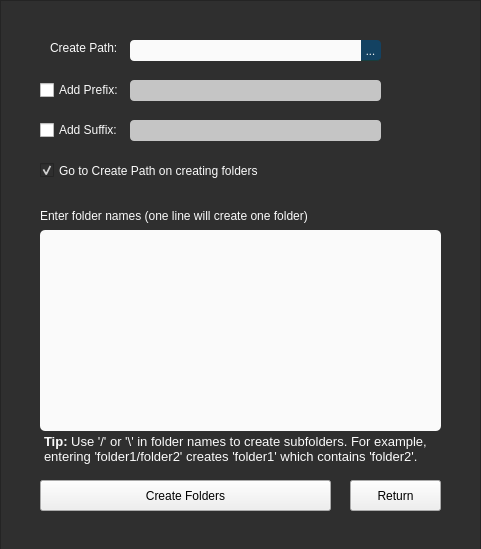
<?xml version="1.0" encoding="UTF-8"?>
<ui version="4.0">
 <class>Create_Folders</class>
 <widget class="QWidget" name="Create_Folders">
  <property name="windowModality">
   <enum>Qt::ApplicationModal</enum>
  </property>
  <property name="geometry">
   <rect>
    <x>0</x>
    <y>0</y>
    <width>481</width>
    <height>549</height>
   </rect>
  </property>
  <property name="maximumSize">
   <size>
    <width>481</width>
    <height>549</height>
   </size>
  </property>
  <property name="windowTitle">
   <string>Create Folders</string>
  </property>
  <property name="styleSheet">
   <string notr="true">QLabel, QCheckBox, QTextEdit {
color: #fafafa;
}

</string>
  </property>
  <widget class="QLineEdit" name="create_path_textbox">
   <property name="geometry">
    <rect>
     <x>130</x>
     <y>40</y>
     <width>231</width>
     <height>21</height>
    </rect>
   </property>
   <property name="styleSheet">
    <string notr="true">background-color: rgb(250, 250, 250);
border-top-left-radius: 4px;
border-bottom-left-radius: 4px;
border: 0;
</string>
   </property>
  </widget>
  <widget class="QLabel" name="create_path_label">
   <property name="geometry">
    <rect>
     <x>50</x>
     <y>40</y>
     <width>111</width>
     <height>16</height>
    </rect>
   </property>
   <property name="text">
    <string>Create Path:</string>
   </property>
  </widget>
  <widget class="QLineEdit" name="add_prefix_textbox">
   <property name="enabled">
    <bool>false</bool>
   </property>
   <property name="geometry">
    <rect>
     <x>130</x>
     <y>80</y>
     <width>251</width>
     <height>21</height>
    </rect>
   </property>
   <property name="styleSheet">
    <string notr="true">QLineEdit:disabled {
	background-color: rgb(197, 197, 197);
}

QLineEdit {
	background-color: rgb(250, 250, 250);
	border-radius: 4px;
	border: 0;
}</string>
   </property>
  </widget>
  <widget class="QLineEdit" name="add_suffix_textbox">
   <property name="enabled">
    <bool>false</bool>
   </property>
   <property name="geometry">
    <rect>
     <x>130</x>
     <y>120</y>
     <width>251</width>
     <height>21</height>
    </rect>
   </property>
   <property name="styleSheet">
    <string notr="true">QLineEdit:disabled {
	background-color: rgb(197, 197, 197);
}

QLineEdit {
	background-color: rgb(250, 250, 250);
	border-radius: 4px;
	border: 0;
}</string>
   </property>
  </widget>
  <widget class="QCheckBox" name="add_prefix_checkbox">
   <property name="geometry">
    <rect>
     <x>40</x>
     <y>80</y>
     <width>91</width>
     <height>20</height>
    </rect>
   </property>
   <property name="text">
    <string>Add Prefix:</string>
   </property>
  </widget>
  <widget class="QCheckBox" name="add_suffix_checkbox">
   <property name="geometry">
    <rect>
     <x>40</x>
     <y>120</y>
     <width>91</width>
     <height>20</height>
    </rect>
   </property>
   <property name="text">
    <string>Add Suffix:</string>
   </property>
  </widget>
  <widget class="QPushButton" name="create_folders_button">
   <property name="geometry">
    <rect>
     <x>40</x>
     <y>480</y>
     <width>291</width>
     <height>31</height>
    </rect>
   </property>
   <property name="text">
    <string>Create Folders</string>
   </property>
  </widget>
  <widget class="QPushButton" name="return_button">
   <property name="geometry">
    <rect>
     <x>350</x>
     <y>480</y>
     <width>91</width>
     <height>31</height>
    </rect>
   </property>
   <property name="text">
    <string>Return</string>
   </property>
  </widget>
  <widget class="QFrame" name="frame">
   <property name="geometry">
    <rect>
     <x>0</x>
     <y>0</y>
     <width>481</width>
     <height>551</height>
    </rect>
   </property>
   <property name="styleSheet">
    <string notr="true">background-color: rgb(47, 47, 47);
color: #fafafa;
</string>
   </property>
   <property name="frameShape">
    <enum>QFrame::StyledPanel</enum>
   </property>
   <property name="frameShadow">
    <enum>QFrame::Raised</enum>
   </property>
   <widget class="QTreeView" name="search_tree">
    <property name="enabled">
     <bool>true</bool>
    </property>
    <property name="geometry">
     <rect>
      <x>60</x>
      <y>130</y>
      <width>301</width>
      <height>641</height>
     </rect>
    </property>
    <property name="sizePolicy">
     <sizepolicy hsizetype="Maximum" vsizetype="Expanding">
      <horstretch>0</horstretch>
      <verstretch>0</verstretch>
     </sizepolicy>
    </property>
    <property name="mouseTracking">
     <bool>false</bool>
    </property>
    <property name="focusPolicy">
     <enum>Qt::StrongFocus</enum>
    </property>
    <property name="styleSheet">
     <string notr="true">QTreeView {
background-color: rgb(47, 47, 47);
color: rgb(255, 255, 255);
}

QHeaderView:section{
background-color: rgb(52, 52, 52);
color: rgb(255, 255, 255);
border-radius: 5px;
border: 0;
}

QHeaderView:section:hover{
background-color: rgb(62, 62, 62);
}

QScrollBar:vertical {
	border: none;
	background-color: #fafafa;
    width: 8px;
    margin: 10px 0 5px 0;
	border-radius: 10px;
 }

/*  HANDLE BAR VERTICAL */
QScrollBar::handle:vertical {	
	background-color: rgb(206, 223, 218);
	min-height: 5px;
	border-radius: 1rem;
}


/* BTN TOP - SCROLLBAR */
QScrollBar::sub-line:vertical {
	display: none;
	border: none;
	background-color: #fafafa;
	height: 10px;
	border-top-left-radius: 7px;
	border-top-right-radius: 7px;
	subcontrol-position: top;
	subcontrol-origin: margin;
}


/* BTN BOTTOM - SCROLLBAR */
QScrollBar::add-line:vertical {
	display: none;
	border: none;
	background-color: #fafafa;
	height: 10px;
	border-bottom-left-radius: 7px;
	border-bottom-right-radius: 7px;
	subcontrol-position: bottom;
	subcontrol-origin: margin;
}


/* RESET ARROW */
QScrollBar::up-arrow:vertical, QScrollBar::down-arrow:vertical {
	background: none;
}
QScrollBar::add-page:vertical, QScrollBar::sub-page:vertical {
	background: none;
}

</string>
    </property>
    <property name="locale">
     <locale language="English" country="Canada"/>
    </property>
    <property name="frameShape">
     <enum>QFrame::NoFrame</enum>
    </property>
    <property name="verticalScrollBarPolicy">
     <enum>Qt::ScrollBarAlwaysOff</enum>
    </property>
    <property name="horizontalScrollBarPolicy">
     <enum>Qt::ScrollBarAlwaysOff</enum>
    </property>
    <property name="sizeAdjustPolicy">
     <enum>QAbstractScrollArea::AdjustToContents</enum>
    </property>
    <property name="autoScroll">
     <bool>true</bool>
    </property>
    <property name="autoScrollMargin">
     <number>5</number>
    </property>
    <property name="sortingEnabled">
     <bool>true</bool>
    </property>
    <property name="animated">
     <bool>false</bool>
    </property>
   </widget>
   <widget class="QPushButton" name="create_path_button">
    <property name="geometry">
     <rect>
      <x>360</x>
      <y>40</y>
      <width>21</width>
      <height>21</height>
     </rect>
    </property>
    <property name="font">
     <font>
      <family>Roboto</family>
      <weight>50</weight>
      <italic>false</italic>
      <bold>false</bold>
     </font>
    </property>
    <property name="toolTip">
     <string>Change your root folder</string>
    </property>
    <property name="autoFillBackground">
     <bool>false</bool>
    </property>
    <property name="styleSheet">
     <string notr="true">
QPushButton{
	background-color: rgb(147, 177, 166);
	background-color: rgb(19, 66, 98);
	border-top-right-radius: 4px;
	border-bottom-right-radius: 4px;
	color: rgb(255, 255, 255);
	border-bottom: 1px solid rgb(24, 61, 61);
}

QPushButton:hover{
	
	background-color: rgb(31, 112, 165);
	transition: all 1s easeout;
}


</string>
    </property>
    <property name="text">
     <string>...</string>
    </property>
    <property name="checkable">
     <bool>false</bool>
    </property>
    <property name="autoDefault">
     <bool>false</bool>
    </property>
    <property name="default">
     <bool>false</bool>
    </property>
    <property name="flat">
     <bool>false</bool>
    </property>
   </widget>
   <widget class="QTextBrowser" name="tip_browser">
    <property name="geometry">
     <rect>
      <x>40</x>
      <y>430</y>
      <width>401</width>
      <height>41</height>
     </rect>
    </property>
    <property name="font">
     <font>
      <pointsize>9</pointsize>
     </font>
    </property>
    <property name="styleSheet">
     <string notr="true"/>
    </property>
    <property name="frameShape">
     <enum>QFrame::NoFrame</enum>
    </property>
    <property name="verticalScrollBarPolicy">
     <enum>Qt::ScrollBarAlwaysOff</enum>
    </property>
    <property name="horizontalScrollBarPolicy">
     <enum>Qt::ScrollBarAlwaysOff</enum>
    </property>
    <property name="html">
     <string>&lt;!DOCTYPE HTML PUBLIC &quot;-//W3C//DTD HTML 4.0//EN&quot; &quot;http://www.w3.org/TR/REC-html40/strict.dtd&quot;&gt;
&lt;html&gt;&lt;head&gt;&lt;meta name=&quot;qrichtext&quot; content=&quot;1&quot; /&gt;&lt;style type=&quot;text/css&quot;&gt;
p, li { white-space: pre-wrap; }
&lt;/style&gt;&lt;/head&gt;&lt;body style=&quot; font-family:'MS Shell Dlg 2'; font-size:9pt; font-weight:400; font-style:normal;&quot;&gt;
&lt;p style=&quot; margin-top:0px; margin-bottom:0px; margin-left:0px; margin-right:0px; -qt-block-indent:0; text-indent:0px;&quot;&gt;&lt;span style=&quot; font-size:9.75pt; font-weight:600;&quot;&gt;Tip: &lt;/span&gt;&lt;span style=&quot; font-size:9.75pt;&quot;&gt;Use '/' or '\' in folder names to create subfolders. For example, entering 'folder1/folder2' creates 'folder1' which contains 'folder2'.&lt;/span&gt;&lt;/p&gt;&lt;/body&gt;&lt;/html&gt;</string>
    </property>
   </widget>
   <widget class="QLabel" name="textarea_label">
    <property name="geometry">
     <rect>
      <x>40</x>
      <y>205</y>
      <width>401</width>
      <height>21</height>
     </rect>
    </property>
    <property name="font">
     <font>
      <weight>50</weight>
      <bold>false</bold>
     </font>
    </property>
    <property name="text">
     <string>Enter folder names (one line will create one folder)</string>
    </property>
   </widget>
   <widget class="QTextEdit" name="folder_names_textbox">
    <property name="geometry">
     <rect>
      <x>40</x>
      <y>230</y>
      <width>401</width>
      <height>201</height>
     </rect>
    </property>
    <property name="styleSheet">
     <string notr="true">QTextEdit {
	color: rgb(0, 0, 0);
	border-radius: 5px;
	background-color: rgb(250, 250, 250);
}</string>
    </property>
    <property name="frameShape">
     <enum>QFrame::NoFrame</enum>
    </property>
    <property name="horizontalScrollBarPolicy">
     <enum>Qt::ScrollBarAlwaysOff</enum>
    </property>
   </widget>
   <widget class="QCheckBox" name="explore_path_checkbox">
    <property name="geometry">
     <rect>
      <x>40</x>
      <y>160</y>
      <width>251</width>
      <height>21</height>
     </rect>
    </property>
    <property name="text">
     <string>Go to Create Path on creating folders</string>
    </property>
    <property name="checked">
     <bool>true</bool>
    </property>
   </widget>
  </widget>
  <zorder>frame</zorder>
  <zorder>create_path_textbox</zorder>
  <zorder>create_path_label</zorder>
  <zorder>add_prefix_textbox</zorder>
  <zorder>add_suffix_textbox</zorder>
  <zorder>add_prefix_checkbox</zorder>
  <zorder>add_suffix_checkbox</zorder>
  <zorder>create_folders_button</zorder>
  <zorder>return_button</zorder>
 </widget>
 <resources/>
 <connections/>
</ui>
